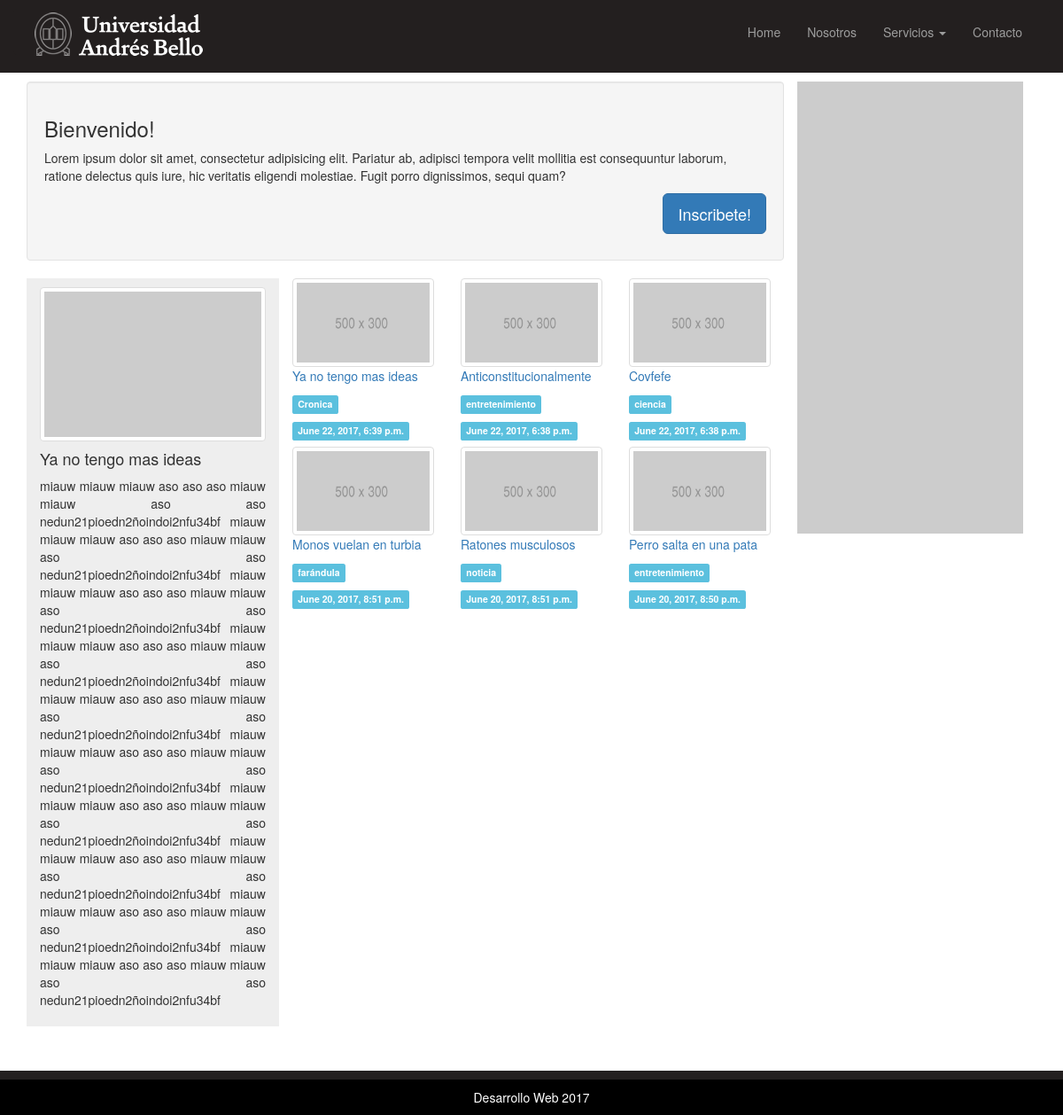
Before: / with the older database file.
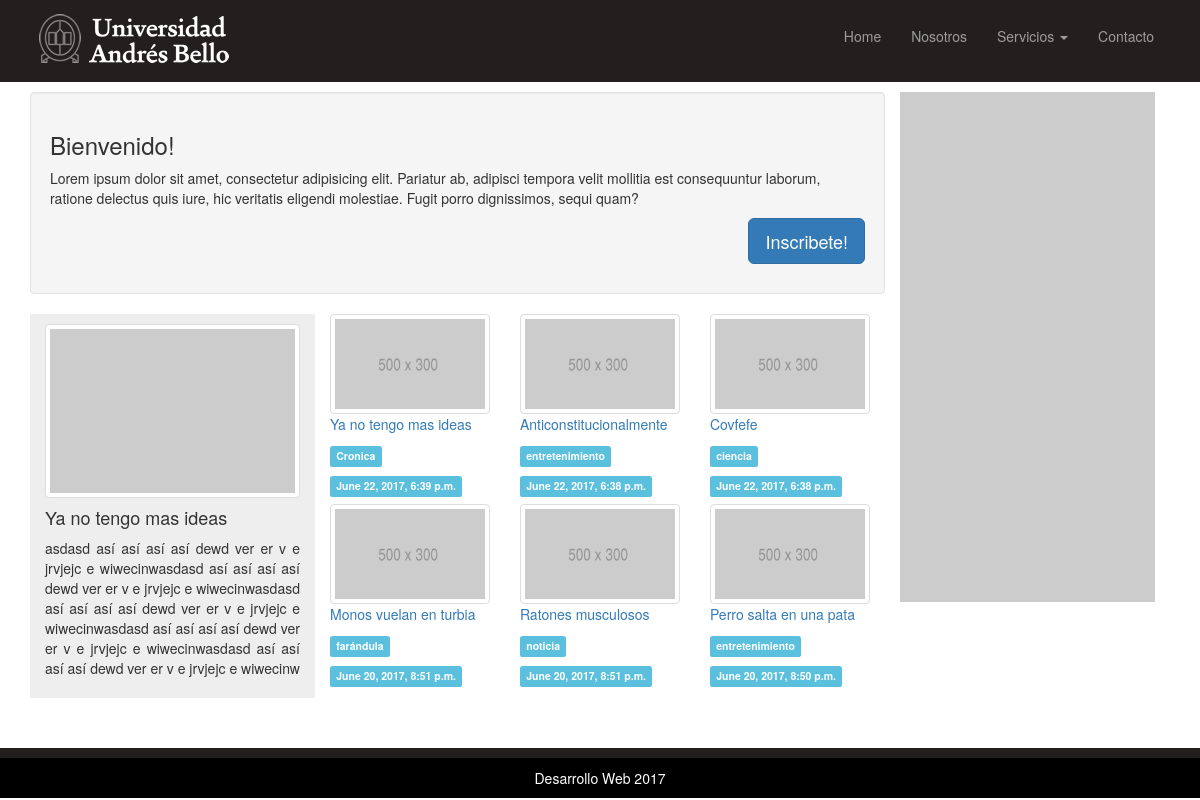
After: the same page with the newer database file.
### solemne2/models.py (models this page shows, shortened)
class Post(models.Model):
	author = models.ForeignKey('auth.User')
	title = models.CharField(max_length=200)
	category = models.CharField(max_length=200, default='entretenimiento')
	text = models.TextField()
	created_date = models.DateTimeField(default=timezone.now)
	published_date = models.DateTimeField(blank=True, null=True)
	imagen = models.ImageField(upload_to = 'static/images/', default = 'static/images/500x300.png')

### solemne2/views.py (the view)
# urls.py: url(r'^$', views.index, name='index'),
def index(request):
	data = {}
	data['object_list'] = Post.objects.all().order_by('-id')
	template_name = 'index.html'
	return render(request, template_name, data)

### templates/index.html (shortened to what this page needs)
{% extends 'base.html' %}
{% block content %}
 <section>
    <div class="container">
      <div class="col-lg-9 col-sm-12">
        <div class="well row">
          <h3>Bienvenido!</h3>
          <p>Lorem ipsum dolor sit amet, consectetur adipisicing elit. Pariatur ab, adipisci tempora velit mollitia est consequuntur laborum, ratione delectus quis iure, hic veritatis eligendi molestiae. Fugit porro dignissimos, sequi quam?</p>
          <p class="text-right"><button class="btn btn-primary btn-lg">Inscribete!</button></p>
        </div>
        <div class="row">
          <div class="col-lg-4 aside">
            <div class="row">
              <div class="col-sm-4 col-lg-12">
                <img src="http://placehold.it/300x200" alt="" class="img-thumbnail">
              </div>
              <div class="col-sm-8 col-lg-12">
                <h4>{{object_list.0.title}}</h4>
                <p class="text-justify">{{object_list.0.text}}</p>
              </div>
            </div>
          </div>
          <div class="col-lg-8">
            <div class="row">
              {% for post in object_list %}
              <div class="col-xs-6 col-sm-4">
                <img src="{{post.imagen}}" alt="" class="img-responsive img-thumbnail">
                <p><a href="{% url 'noticia_detalle' post.id %}">{{post.title}} </a></p>
                <p><span class="label label-info">{{post.category}}</span></p>
                <p><span class="label label-info">{{post.published_date}}</span></p>
              </div>
              {% endfor %}
            </div>
          </div>
        </div>
      </div>
      <div class="col-lg-3 visible-lg">
        <img src="http://placehold.it/400x800" alt="" class="img-responsive">
      </div>
    </div>
  </section>
 {% endblock %}

### templates/base.html (shortened to what this page needs)
{% load static %}
 {% load thumbnail %}
 <!DOCTYPE html>
<html lang="en">
  <head>
    <link href="{% static 'css/bootstrap.min.css' %}" rel="stylesheet">
    <link rel="stylesheet" href="{% static 'css/style.css' %}">
  </head>
  <body>
  <header>
    <div class="container">
      <div class="row">
        <nav class="navbar navbar-inverse navbar-cutom-menu">
          <div class="container-fluid">
            <div class="navbar-header">
              <a href="{% url 'index' %}" class="navbar-brand brand">
                <img src="../static/images/logo_3.png" alt="Logo UNAB" >
              </a>
            </div>
            <div class="collapse navbar-collapse" id="bs-example-navbar-collapse-1">
              <ul class="nav navbar-nav navbar-right">
                <li><a href="#">Home</a></li>
                <li><a href="#">Nosotros</a></li>
                <li class="dropdown">
                  <a href="#" class="dropdown-toggle" data-toggle="dropdown" role="button" aria-haspopup="true" aria-expanded="false">Servicios <span class="caret"></span></a>
                <li><a href="#">Contacto</a></li>
                </li>
              </ul>
            </div>
          </div>
        </nav>
      </div>
    </div>
  </header>
   {% block content %}
    {% endblock %}
  <footer>
    <div class="container">
      <div class="col-md-12">
        <p class="text-center">Desarrollo Web 2017</p>
      </div>
    </div>
  </footer>
  </body>
</html>

### static/css/style.css (style rules this page uses)
header { background: #231f1f; // padding-bottom: 10px; padding-top: 10px; margin-bottom: 10px; }
header .navbar-cutom-menu { background-color: #231f1f; border-color: #231f1f; }
header .navbar-brand.brand { padding: 0 15px; }
.aside { background: #EEE; padding-top: 10px; padding-bottom: 10px; margin-bottom: 20px; }
footer { border-top: 10px solid #231f1f; background: #000; margin-top: 30px; }
footer p { color: #FFF; line-height: 40px; height: 30px; }

Changed rows visible on the page:
changed Post "Ya no tengo mas ideas": text "miauw miauw miauw aso aso aso miauw miauw aso aso nedun21pioedn2ñoindoi2nfu34bf miauw miauw miauw aso aso aso miauw miauw aso aso nedun21pioedn2ñoindoi2nfu34bf miauw miauw miauw aso aso aso miauw miauw aso aso nedun21pioedn2ñoindoi2nfu34bf miauw miauw miauw aso aso aso miauw miauw aso aso nedun21pioedn2ñoindoi2nfu34bf miauw miauw miauw aso aso aso miauw miauw aso aso nedun21pioedn2ñoindoi2nfu34bf miauw miauw miauw aso aso aso miauw miauw aso aso nedun21pioedn2ñoindoi2nfu34bf miauw miauw miauw aso aso aso miauw miauw aso aso nedun21pioedn2ñoindoi2nfu34bf miauw miauw miauw aso aso aso miauw miauw aso aso nedun21pioedn2ñoindoi2nfu34bf miauw miauw miauw aso aso aso miauw miauw aso aso…" → "asdasd así así así así dewd ver er v e jrvjejc e wiwecinwasdasd así así así así dewd ver er v e jrvjejc e wiwecinwasdasd así así así así dewd ver er v e jrvjejc e wiwecinwasdasd así así así así dewd ver er v e jrvjejc e wiwecinwasdasd así así así así dewd ver er v e jrvjejc e wiwecinw"
